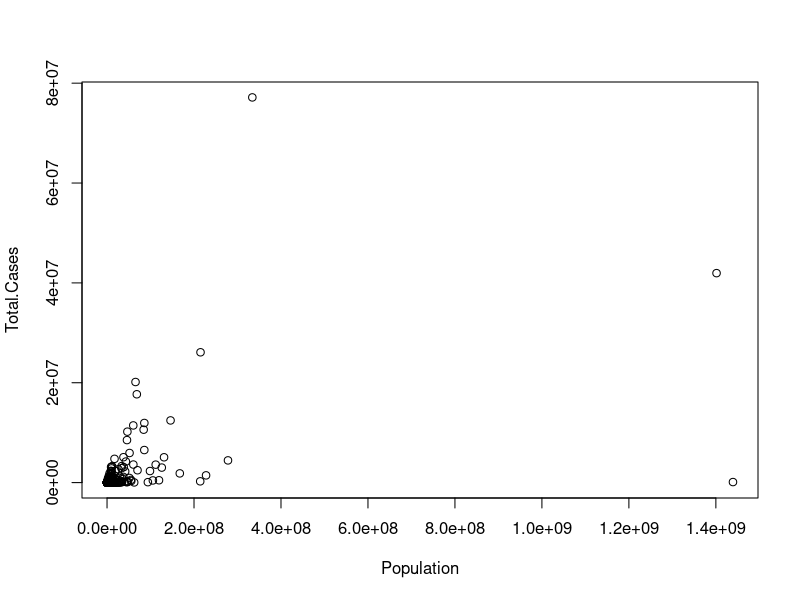
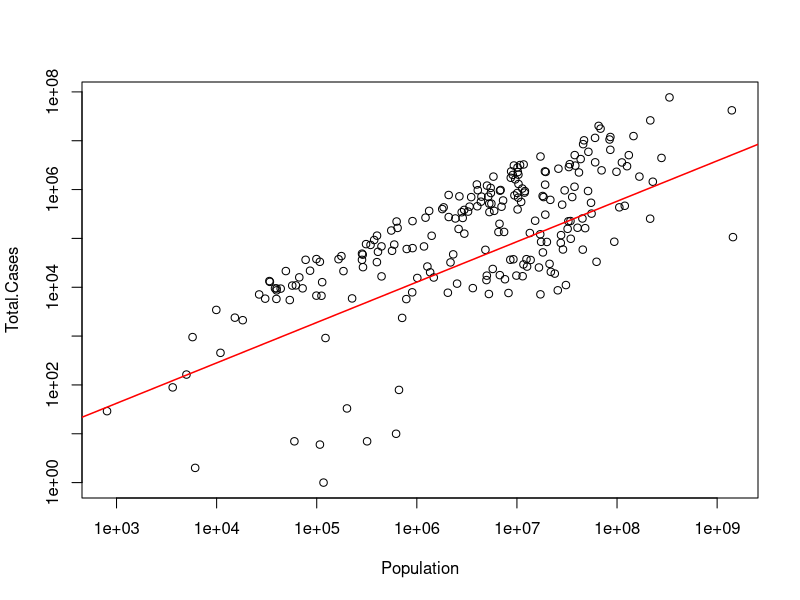
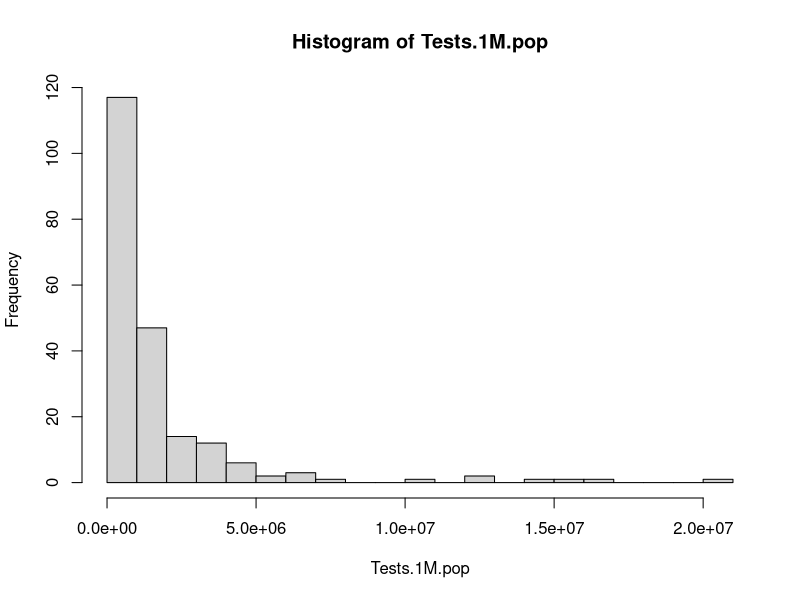
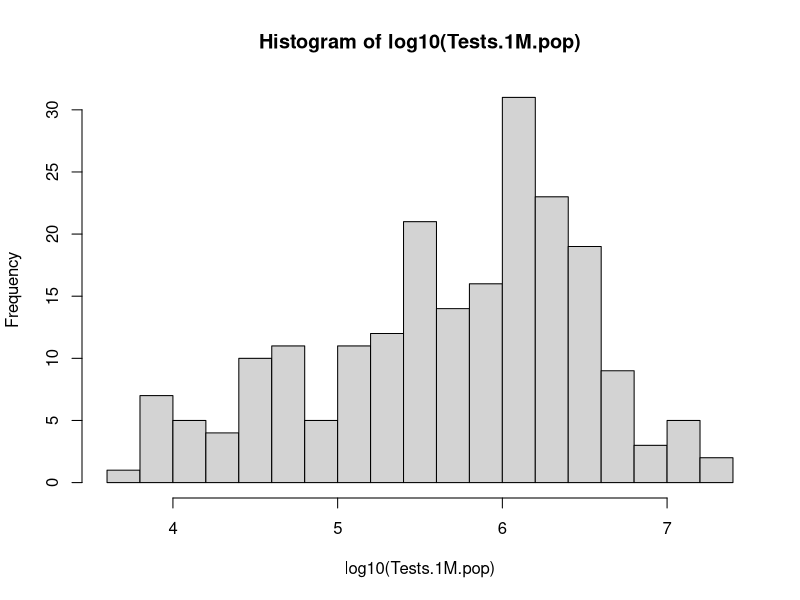

Source code (R) for these figures, in order:
## ---- chunk 1
knitr::opts_chunk$set(echo = TRUE)
## ---- chunk 2
covid <- read.table("world-covid-2022-02-04.txt", header = TRUE)
## ---- chunk 3
attach(covid)
## ---- chunk 4
dim(covid)
str(covid) # to get information on variable names and types
## ---- chunk 5
plot(Population, Total.Cases)
## ---- chunk 6
plot(Population, Total.Cases,  log = "xy")
## Add a regression line
reg <- lm(log(Total.Cases) ~ log(Population))
summary(reg)
abline(reg, col = "red", lwd = 1.5)
## ---- chunk 7
hist(Tests.1M.pop, breaks = 20)
## ---- chunk 8
hist(log10(Tests.1M.pop), breaks = 20)
## ---- chunk 9
o <- order(Tests.1M.pop)
data.frame(Country[o], Tests.1M.pop[o])
## ---- chunk 10
r <- Active.Cases / Population
## ---- chunk 11
max(r) # does not work because of missing values
max(r, na.rm = TRUE) # this work but we don't which country this corresponds to
## ---- chunk 12
idx <- which.max(r)
Country[idx]
## ---- chunk 13
detach(covid)
